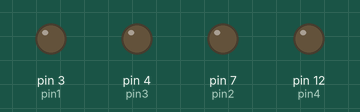
Bench run of a sketch on a simulated Arduino Uno, built with avr-gcc and run on an emulated ATmega328P. Parts: output pins drawn as LEDs (lit = HIGH).

Above: at 0.5 s.
At 2.5 s:
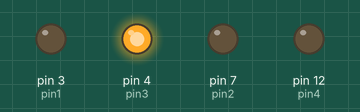
At 4.5 s:
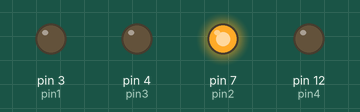
At 9.5 s:
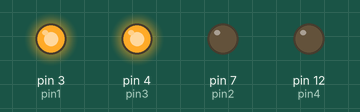
At 13.5 s:
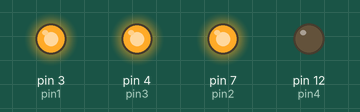
At 18.5 s:
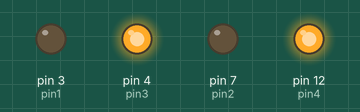
Timing chart, 0 to 19.5 s (numbered marks = the images above):
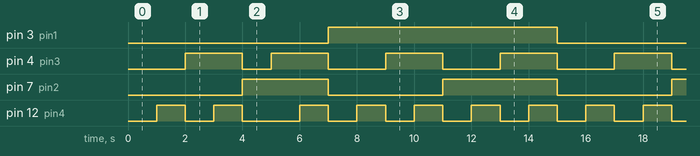

Measured:
- by itself, pin 3 (pin1): alternates HIGH for 8.0 s and LOW for 7.0 s
- by itself, pin 4 (pin3): repeats every 15.0 s: LOW 1.0 s, 3 × (HIGH 2.0 s, LOW 2.0 s), HIGH 2.0 s
- by itself, pin 7 (pin2): repeats every 15.0 s: LOW 4.0 s, HIGH 4.0 s, LOW 4.0 s, HIGH 3.0 s
- by itself, pin 12 (pin4): repeats every 15.0 s: LOW 1.0 s, HIGH 1.0 s, LOW 2.0 s, 5 × (HIGH 1.0 s, LOW 1.0 s), HIGH 1.0 s

The sketch:

led_counter.ino
```cpp
int pin4 = 12;
int pin3 = 4;
int pin2 = 7;
int pin1 = 3;
int wait = 1000;

void setup() {
  pinMode(pin1, OUTPUT);
  pinMode(pin2, OUTPUT);
  pinMode(pin3, OUTPUT);
  pinMode(pin4, OUTPUT);
}

void loop() {

   // 0
   digitalWrite(pin1, LOW);
   digitalWrite(pin2, LOW);
   digitalWrite(pin3, LOW);
   digitalWrite(pin4, LOW);

   delay (wait);

   // 1

   digitalWrite(pin1, LOW);
   digitalWrite(pin2, LOW);
   digitalWrite(pin3, LOW);
   digitalWrite(pin4, HIGH);

   delay (wait);

   // 2

   digitalWrite(pin1, LOW);
   digitalWrite(pin2, LOW);
   digitalWrite(pin3, HIGH);
   digitalWrite(pin4, LOW);

   delay (wait);

   // 3

   digitalWrite(pin1, LOW);
   digitalWrite(pin2, LOW);
   digitalWrite(pin3, HIGH);
   digitalWrite(pin4, HIGH);

   delay (wait);

   // 4

   digitalWrite(pin1, LOW);
   digitalWrite(pin2, HIGH);
   digitalWrite(pin3, LOW);
   digitalWrite(pin4, LOW);

   delay (wait);

   // 5

   digitalWrite(pin1, LOW);
   digitalWrite(pin2, HIGH);
   digitalWrite(pin3, LOW);
   digitalWrite(pin4, HIGH);

   // 6

   digitalWrite(pin1, LOW);
   digitalWrite(pin2, HIGH);
   digitalWrite(pin3, HIGH);
   digitalWrite(pin4, LOW);

   delay (wait);

   // 7

   digitalWrite(pin1, LOW);
   digitalWrite(pin2, HIGH);
   digitalWrite(pin3, HIGH);
   digitalWrite(pin4, HIGH);

   delay (wait);

   // 8

   digitalWrite(pin1, HIGH);
   digitalWrite(pin2, LOW);
   digitalWrite(pin3, LOW);
   digitalWrite(pin4, LOW);

   delay (wait);

   // 9

   digitalWrite(pin1, HIGH);
   digitalWrite(pin2, LOW);
   digitalWrite(pin3, LOW);
   digitalWrite(pin4, HIGH);

   delay (wait);

   // 10

   digitalWrite(pin1, HIGH);
   digitalWrite(pin2, LOW);
   digitalWrite(pin3, HIGH);
   digitalWrite(pin4, LOW);

   delay (wait);

   // 11

   digitalWrite(pin1, HIGH);
   digitalWrite(pin2, LOW);
   digitalWrite(pin3, HIGH);
   digitalWrite(pin4, HIGH);

   delay (wait);

   // 12

   digitalWrite(pin1, HIGH);
   digitalWrite(pin2, HIGH);
   digitalWrite(pin3, LOW);
   digitalWrite(pin4, LOW);

   delay (wait);

   // 13

   digitalWrite(pin1, HIGH);
   digitalWrite(pin2, HIGH);
   digitalWrite(pin3, LOW);
   digitalWrite(pin4, HIGH);

   delay (wait);

   // 14

   digitalWrite(pin1, HIGH);
   digitalWrite(pin2, HIGH);
   digitalWrite(pin3, HIGH);
   digitalWrite(pin4, LOW);

   delay (wait);

   // 15
   digitalWrite(pin1, HIGH);
   digitalWrite(pin2, HIGH);
   digitalWrite(pin3, HIGH);
   digitalWrite(pin4, HIGH);

   delay(wait);
}
```
